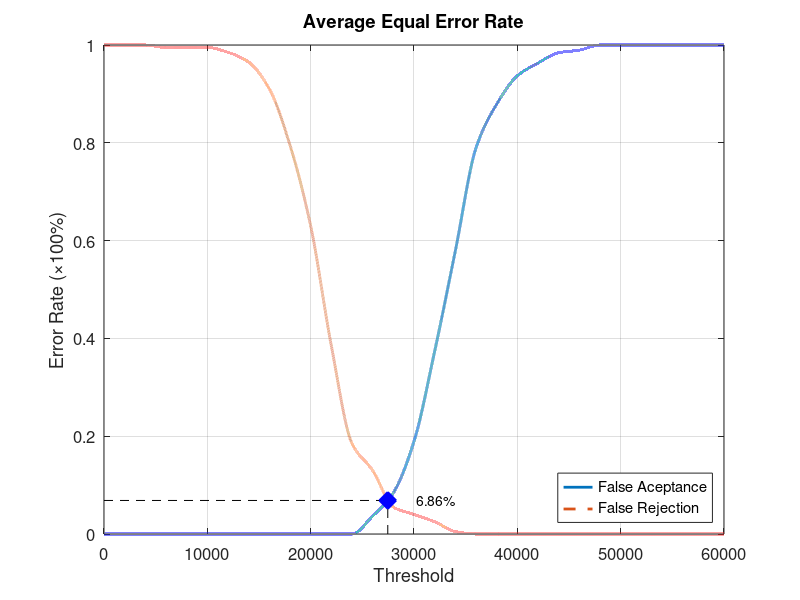
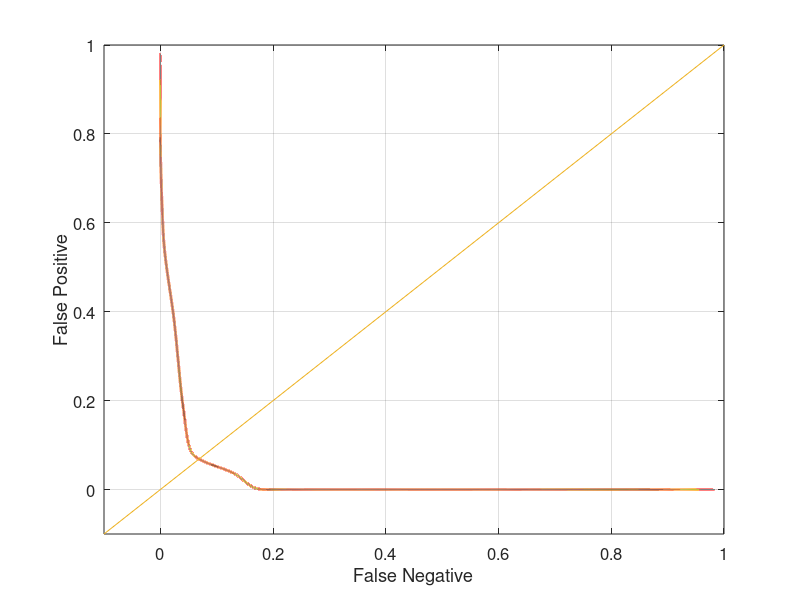

These figures' MATLAB source, in order:
function yEER = Database3_4
close all;
clear;
clc;
x = 0:2000:60000;
xq = 0:0.5:60000;

y0 = [0 0 0 0 0 0 0 0 0 0 0 0 0 0.0368421 0.0842105 0.189474 0.373684 0.578947 0.789474 0.878947 0.936842 0.963158 0.984211 0.989474 1 1 1 1 1 1 1];
yy0 = interp1(x, y0, xq, 'pchip');
y1 = [1 1 1 0.995 0.995 0.995 0.985 0.965 0.91 0.795 0.63 0.385 0.185 0.13 0.055 0.04 0.025 0.005 0 0 0 0 0 0 0 0 0 0 0 0 0];
yy1 = interp1(x, y1, xq, 'pchip');

% Calculating EER: 
y2 = abs(y0 - y1);
find(y2 == min(y2))
yy2 = abs(yy0 - yy1);
xEER = find(yy2 == min(yy2));
xEERIndex = xq(xEER) % X-axis EER
yEER = yy0(xEER) % Y-axis EER

main = figure
plot(xq, yy0,'-','LineWidth', 2);	hold on
plot(xq, yy1,'--','LineWidth', 2);	hold on
plot([xEERIndex xEERIndex], [0 yEER], 'k--');	hold on
plot([0 xEERIndex], [yEER yEER], 'k--');	hold on
plot(xEERIndex, yEER, 'bx', 'LineWidth', 10);	hold on
text(xEERIndex + 10 * xEERIndex / 100, yEER, [num2str(round((10000 * yEER)) / 100) '%'])
legend('False Aceptance', 'False Rejection', 'Location', 'SouthEast')
xlabel('Threshold')
ylabel('Error Rate (\times100%)')
title('Average Equal Error Rate')
set(gca, 'FontSize', 12)
axis([0 60000 0 1])
grid on

print(main, 'Database3_4Main', '-dpng');
FNRxFPR = figure('Color', [1 1 1]);
plot(yy1, yy0, '-', yy1, yy0, 'LineWidth', 2);
hold on
y = -0.1:0.1:1
plot(y, y); 
set(gca, 'FontSize', 12)
xlabel('False Negative')
ylabel('False Positive')
axis([-0.1 1 -0.1 1])
set(gca, 'FontSize', 12)
grid on

print(FNRxFPR, 'Database3_4FNRxFPR','-dpng');
end
